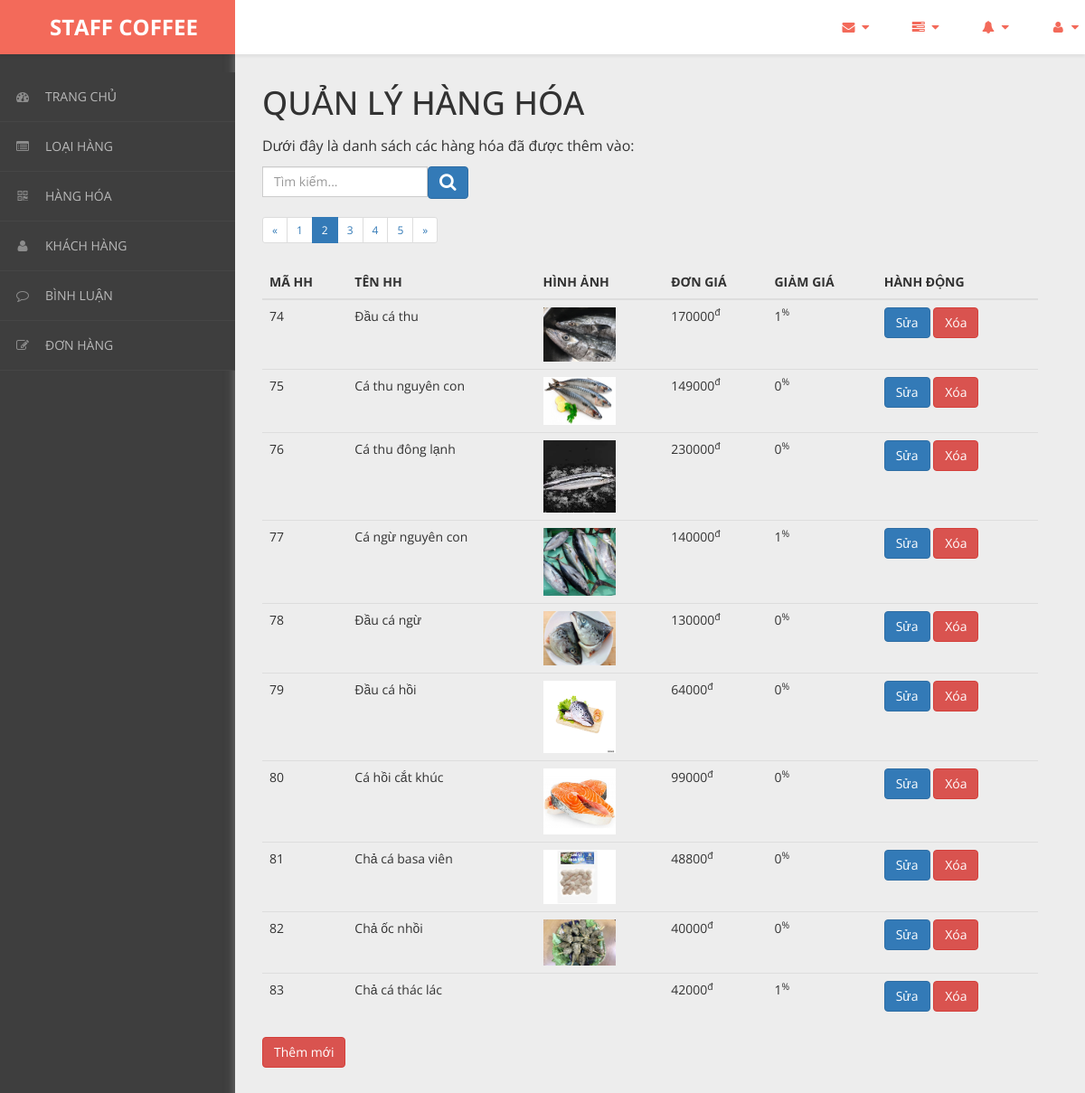
The app's page /admin/content/hang-hoa/hang-hoa-tim-kiem.php?limit=10&page=2 with its own data.
### tables this page shows
CREATE TABLE `hang_hoa` (
  `ma_hh` int(11) NOT NULL,
  `ten_hh` varchar(50) NOT NULL,
  `hinh` varchar(50) NOT NULL,
  `don_gia` int(11) NOT NULL,
  `giam_gia` int(11) NOT NULL,
  `mo_ta` varchar(500) NOT NULL,
  `ma_loai` int(11) NOT NULL
);

### admin/content/hang-hoa/ajax_pagination_search.php (the view, shortened to what this page needs)
<?php
require_once 'paginator.class.php';
$conn       = pdo_get_connection();
$limit      = ( isset( $_GET['limit'] ) ) ? $_GET['limit'] : 10;
$page       = ( isset( $_GET['page'] ) ) ? $_GET['page'] : 1;
$links      = ( isset( $_GET['links'] ) ) ? $_GET['links'] : 7;
$keywords = $_SESSION["keywords"];
$query = "SELECT * FROM hang_hoa hh JOIN loai_hang lo ON lo.ma_loai=hh.ma_loai WHERE ten_hh LIKE '%$keywords%' OR ten_loai LIKE '%$keywords%'";
$Paginator  = new Paginator( $conn, $query );
$results    = $Paginator->getData( $limit, $page );
?>
    <thead>
        <tr>
            <th>MÃ HH</th>
            <th>TÊN HH</th>
            <th>HÌNH ẢNH</th>
            <th>ĐƠN GIÁ</th>
            <th>GIẢM GIÁ</th>
            <th>HÀNH ĐỘNG</th>
        </tr>
    </thead>
    <tbody>
        <?php for( $i = 0; $i < count( $results->data ); $i++ ) : ?>
            <tr>
                    <td><?=$results->data[$i]['ma_hh']?></td>
                    <td><?=$results->data[$i]['ten_hh']?></td>
                    <td><img src="/bigshoes/css/admin/images/products/<?=$results->data[$i]['hinh']?>" alt="" style="width:80px;"></td>
                    <td><?=$results->data[$i]['don_gia']?><sup>đ</sup></td>
                    <td><?=$results->data[$i]['giam_gia']?><sup>%</sup></td>
                    <td>
                        <a href="hang-hoa-update.php?ma_hh=<?=$results->data[$i]['ma_hh']?>"><button class="btn btn-primary">Sửa</button></a>
                        <a onclick = "return confirm('Bạn có chắc chắn muốn xóa ?')" href="hang-hoa-delete.php?ma_hh=<?=$results->data[$i]['ma_hh']?>"><button class="btn btn-danger">Xóa</button></a>
                    </td>
            </tr>
        <?php endfor; ?>
    </tbody>
<?php echo $Paginator->createLinks( $links, 'pagination pagination-sm' ); ?>

### css/admin/css/custom-styles.css (style rules this page uses)
body { font-family: 'Open Sans', sans-serif; background: #3E3E3E; }

### records on screen
hang_hoa: ma_hh "74", ten_hh "Đầu cá thu", hinh (picture), don_gia "170000", giam_gia "1"
hang_hoa: ma_hh "75", ten_hh "Cá thu nguyên con", hinh (picture), don_gia "149000", giam_gia "0"
hang_hoa: ma_hh "76", ten_hh "Cá thu đông lạnh", hinh (picture), don_gia "230000", giam_gia "0"
hang_hoa: ma_hh "77", ten_hh "Cá ngừ nguyên con", hinh (picture), don_gia "140000", giam_gia "1"
hang_hoa: ma_hh "78", ten_hh "Đầu cá ngừ", hinh (picture), don_gia "130000", giam_gia "0"
hang_hoa: ma_hh "79", ten_hh "Đầu cá hồi", hinh (picture), don_gia "64000", giam_gia "0"
hang_hoa: ma_hh "80", ten_hh "Cá hồi cắt khúc", hinh (picture), don_gia "99000", giam_gia "0"
hang_hoa: ma_hh "81", ten_hh "Chả cá basa viên", hinh (picture), don_gia "48800", giam_gia "0"
hang_hoa: ma_hh "82", ten_hh "Chả ốc nhồi", hinh (picture), don_gia "40000", giam_gia "0"
hang_hoa: ma_hh "83", ten_hh "Chả cá thác lác", don_gia "42000", giam_gia "1"
